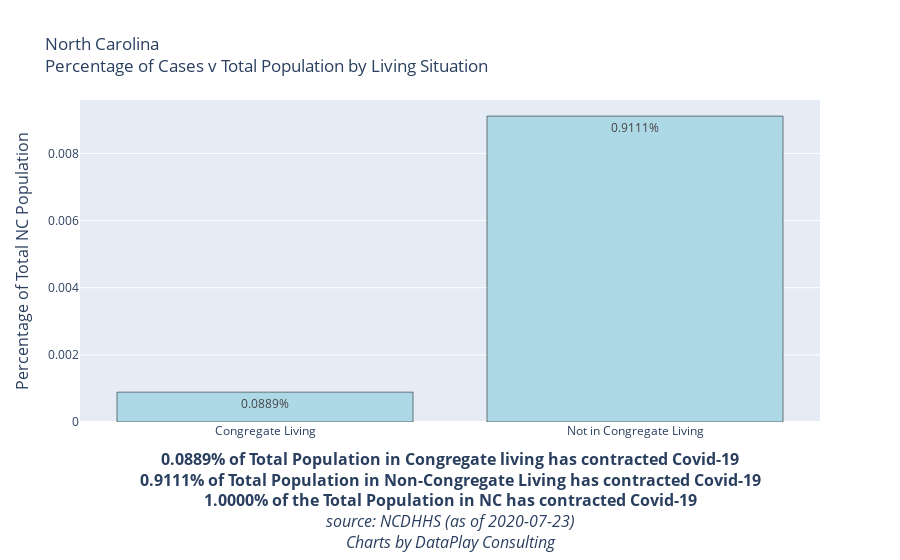

Write notebook code for a chart like this one.
### Code cell
Total_Cases_Congregate = '{:.4%}'.format(df_grouped.reset_index()['%TotalPop/Cases'][0])
Total_Cases_Non_Congregate = '{:.4%}'.format(df_grouped.reset_index()['%TotalPop/Cases'][1])
Total_Cases = '{:.4%}'.format(df_grouped.reset_index()['%TotalPop/Cases'].sum())

fig = go.Figure(data=[
    go.Bar(name = '% Of All Deaths', x=df_grouped.reset_index()['Congregate_Living'],y = df_grouped.reset_index()['%TotalPop/Cases'], text=[Total_Cases_Congregate, Total_Cases_Non_Congregate],marker_color='lightblue',
            textposition='inside',marker_line_color='black')
#     go.Bar(name = '% Of All Cases', x=df_grouped.reset_index()['Congregate_Living'],y = df_grouped.reset_index()['%TotalPop/Cases'],text=['11% of All Cases', '89% of All Cases'],marker_color='lightblue',
#             textposition='inside',marker_line_color='black', textfont=dict(color="black"), hoverinfo='none')
])
# Change the bar mode
fig.update_layout(barmode='group', title = 'North Carolina<br>Percentage of Cases v Total Population by Living Situation',
    yaxis=dict(
        title='Percentage of Total NC Population',
        titlefont_size=16,
        tickfont_size=12,
    ),
    xaxis=dict(
        title=f"<b>{Total_Cases_Congregate} of Total Population in Congregate living has contracted Covid-19<br>{Total_Cases_Non_Congregate} of Total Population in Non-Congregate Living has contracted Covid-19<br>{Total_Cases} of the Total Population in NC has contracted Covid-19</b><br><i>source: NCDHHS (as of {Date})<br>Charts by DataPlay Consulting</i>",
        titlefont_size=16,
        tickfont_size=12,
    ),              
    legend=dict(
        x=0,
        y=1.0,
        bgcolor='rgba(255, 255, 255, 0)',
        bordercolor='rgba(255, 255, 255, 0)'
    ))

fig.show()
pio.write_html(fig, file='CasesVPopulation.html', auto_open=False)

### Figure 1 — Plotly figure (JSON) as saved in the notebook; plotly's stock layout.template omitted (floating-point values rounded to 4 significant figures)
{"data": [{"marker": {"color": "lightblue", "line": {"color": "black"}}, "name": "% Of All Deaths", "text": ["0.0889%", "0.9111%"], "textposition": "inside", "type": "bar", "x": ["Congregate Living", "Not in Congregate Living"], "y": [0.0008891, 0.009111]}], "layout": {"autosize": true, "barmode": "group", "legend": {"bgcolor": "rgba(255, 255, 255, 0)", "bordercolor": "rgba(255, 255, 255, 0)", "x": 0, "y": 1}, "title": {"text": "North Carolina<br>Percentage of Cases v Total Population by Living Situation"}, "xaxis": {"autorange": true, "range": [-0.5, 1.5], "tickfont": {"size": 12}, "title": {"font": {"size": 16}, "text": "<b>0.0889% of Total Population in Congregate living has contracted Covid-19<br>0.9111% of Total Population in Non-Congregate Living has contracted Covid-19<br>1.0000% of the Total Population in NC has contracted Covid-19</b><br><i>source: NCDHHS (as of 2020-07-23)<br>Charts by DataPlay Consulting</i>"}, "type": "category"}, "yaxis": {"autorange": true, "range": [0, 0.00959], "tickfont": {"size": 12}, "title": {"font": {"size": 16}, "text": "Percentage of Total NC Population"}, "type": "linear"}}}
